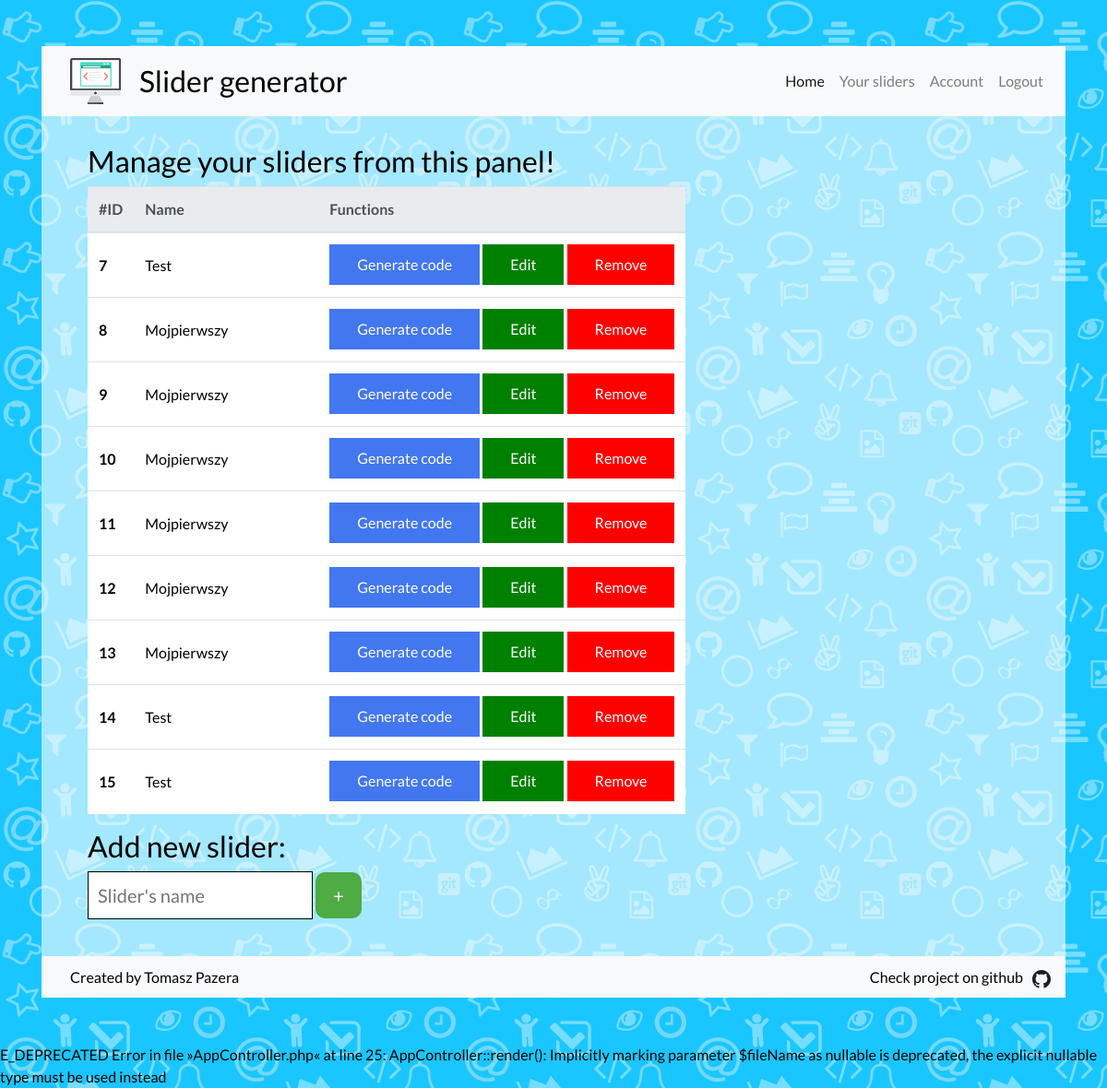
Page /?page=sliders (signed in) on the earlier database version.
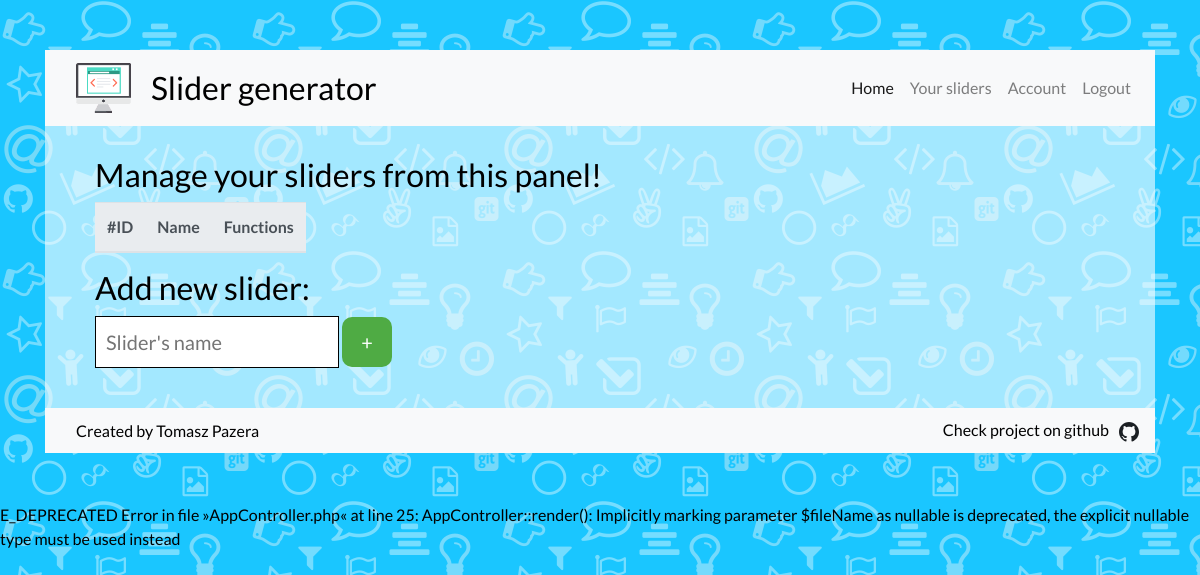
Same page on the later database version.
### tables this page shows
CREATE TABLE `sliders` (
  `id_slider` int(11) NOT NULL AUTO_INCREMENT,
  `name` varchar(30) NOT NULL,
  `height` int(11) DEFAULT 500,
  `speed` int(11) NOT NULL DEFAULT 3000,
  `id_user` int(11) NOT NULL,
  PRIMARY KEY (`id_slider`),
  UNIQUE KEY `sliders_id_slider_uindex` (`id_slider`),
  KEY `sliders_users_id_fk` (`id_user`),
  CONSTRAINT `sliders_users_id_fk` FOREIGN KEY (`id_user`) REFERENCES `users` (`id`) ON DELETE CASCADE ON UPDATE CASCADE
);

### src/index.php (called while the page is built, shortened)
<?php
require_once('Routing.php');
$routing = new Routing();
$routing->run();

### src/model/SliderMapper.php (called while the page is built, shortened)
<?php
require_once __DIR__.'/../Database.php';
class SliderMapper
{
    private $database;
    public function __construct()
    {
        $this->database = new Database();
    }
    public function getSlidersList(
    ): SlidersList
    {
        try {
            $stmt = $this->database->connect()->prepare('SELECT * FROM sliders WHERE id_user = :id;');
            $stmt->bindParam(':id', $_SESSION['id_user'], PDO::PARAM_STR);
            $stmt->execute();
            $arrSliders = $stmt->fetchAll(PDO::FETCH_ASSOC);
            $slidersList = new SlidersList($arrSliders);
            return $slidersList;
        }
        catch(PDOException $e) {
            return 'Error: ' . $e->getMessage();
        }
    }
}

### src/Database.php (called while the page is built, shortened)
<?php
class Database
{
    private $servername;
    private $username;
    private $password;
    private $database;
    public function __construct()
    {
        $this->servername = SERVERNAME;
        $this->username = USERNAME;
        $this->password = PASSWORD;
        $this->database = DATABASE;
    }
    public function connect()
    {
        try {
            return new PDO("mysql:host=$this->servername;dbname=$this->database", $this->username, $this->password);
        }
        catch(PDOException $e)
        {
            echo $e->getMessage();
            return 'Connection failed: ' . $e->getMessage();
        }
    }
}

### src/model/Slider.php (called while the page is built, shortened)
<?php
class Slider
{
    private $id;
    private $name;
    public function __construct($id, $name, $height, $speed, $user)
    {
        $this->id = $id;
        $this->name = $name;
    }
    public function getId()
    {
        return $this->id;
    }
    public function getName()
    {
        return $this->name;
    }
}

### src/views/SlidersController/sliders.php (the view, shortened to what this page needs)
<?php include(dirname(__DIR__) . '/header.php') ?>
    <h2>Manage your sliders from this panel!</h2>
<?php if(isset($sliders)): ?>
    <table class="table">
        <thead class="thead-light">
        <tr>
            <th scope="col">#ID</th>
            <th scope="col">Name</th>
            <th scope="col">Functions</th>
        </tr>
        </thead>
        <tbody class="table-striped">
        <?php foreach($sliders as $slider): ?>
        <tr>
            <th scope="row"><?= $slider->getId() ?></th>
            <td><?= $slider->getName() ?></td>
            <td>
                <form action="?page=codeslider&slider=<?= $slider->getId() ?>" method="POST">
                    <input type="submit" class="code" value="Generate code"/>
                </form>
                <form action="?page=editslider&slider=<?= $slider->getId() ?>" method="POST">
                    <input type="submit" class="edit" value="Edit"/>
                </form>
                <form action="?page=removeslider&slider=<?= $slider->getId() ?>" method="POST">
                    <input type="submit" class="remove" value="Remove"/>
                </form>
            </td>
        </tr>
        <?php endforeach; ?>
        </tbody>
    </table>
<?php endif; ?>
    <h2>Add new slider:</h2>
    <form class="addslider" action="?page=addslider" method="POST">
        <input name="name" placeholder="Slider's name" type="text"/>
        <input type="submit" value="+"/>
    </form>
<?php include(dirname(__DIR__) . '/footer.php') ?>

### src/views/header.php (shortened to what this page needs)
<!DOCTYPE html>
<html>
<head>
    <link rel="stylesheet" href="https://cdnjs.cloudflare.com/ajax/libs/font-awesome/4.7.0/css/font-awesome.min.css">
    <link rel="stylesheet" href="https://stackpath.bootstrapcdn.com/bootstrap/4.1.3/css/bootstrap.min.css">
    <link href="http://cdnjs.cloudflare.com/ajax/libs/summernote/0.8.11/summernote.css" rel="stylesheet">
    <link rel="stylesheet" type="text/css" href="/resources/css/jquery-ui.css">
    <link rel="stylesheet" type="text/css" href="/resources/css/style.css">
</head>
<body class="<?= $bg ?>">
<div class="wrapper">
    <div class="container">
        <div class="col-12">
            <nav class="navbar navbar-expand-lg navbar-light bg-light justify-content-between">
                <a class="navbar-brand" href="#"><img src="../../resources/images/slider-icon.png" alt="Slider icon" height="50"><h2>Slider generator</h2></a>
                <div class="collapse navbar-collapse" id="navbarNavAltMarkup">
                    <?php if(isset($_SESSION['id_user'])) { ?>
                        <div class="navbar-nav ml-auto">
                            <a class="nav-item nav-link active" href="/?page=index">Home <span class="sr-only">(current)</span></a>
                            <a class="nav-item nav-link" href="/?page=sliders">Your sliders</a>
                            <a class="nav-item nav-link" href="/?page=account">Account</a>
                            <a class="nav-item nav-link" href="/?page=logout">Logout</a>
                        </div>
                    <?php } ?>
                </div>
            </nav>
            <div class="content">

### src/views/footer.php (shortened to what this page needs)
            </div>
            <nav class="footer navbar navbar-expand-lg navbar-light bg-light justify-content-between">
                <a class="navbar-brand" href="https://github.com/tpazera"><h6>Created by Tomasz Pazera</h6></a>
                <a href="https://github.com/tpazera/slider-generator-pai">Check project on github<img height="20px" width="auto" src="../resources/images/github.svg" alt="Github"></a>
            </nav>
        </div>
    </div>
</div>
</body>
</html>

### src/Routing.php (shortened to what this page needs)
<?php
require_once('controllers/SlidersController.php');
class Routing
{
    public $routes = [];
    public function run()
    {
        $page = isset($_GET['page'])
            && isset($this->routes[$_GET['page']]) ? $_GET['page'] : 'index';
        if ($this->routes[$page]) {
            $action = $this->routes[$page]['action'];
            $object = new $class;
            $object->$action();
        }
    }
}

### src/controllers/SlidersController.php (shortened to what this page needs)
<?php
require_once "AppController.php";
require_once __DIR__.'/../model/SliderMapper.php';
class SlidersController extends AppController implements Validator
{
    public function sliders()
    {
        if(isset($_SESSION['id_user'])) {
            $this->render('sliders', ['sliders' => $this->getSliders()]);
        } else {
            $url = "http://$_SERVER[HTTP_HOST]/";
            header("Location: {$url}?page=index");
            exit();
        }
    }
    private function getSliders(): array
    {
        $mapper = new SliderMapper();
        $sliders = $mapper->getSlidersList();
        return $sliders->getList();
    }
}

### src/controllers/AppController.php (shortened to what this page needs)
<?php
class AppController
{
    public function render(string $fileName = null, $variables = [])
    {
        $view = $fileName ? dirname(__DIR__).'/views/'.get_class($this).'/'.$fileName.'.php' : '';
        $output = 'There isn\'t such file to open';
            if (file_exists($view)) {
                extract($variables);
                include $view;
                $output = ob_get_clean();
            }
        print $output;
    }
}

Differences in the rows shown:
removed sliders: id_slider "7", name "Test"
removed sliders: id_slider "8", name "Mojpierwszy"
removed sliders: id_slider "9", name "Mojpierwszy"
removed sliders: id_slider "10", name "Mojpierwszy"
removed sliders: id_slider "11", name "Mojpierwszy"
removed sliders: id_slider "12", name "Mojpierwszy"
removed sliders: id_slider "13", name "Mojpierwszy"
removed sliders: id_slider "14", name "Test"
removed sliders: id_slider "15", name "Test"
